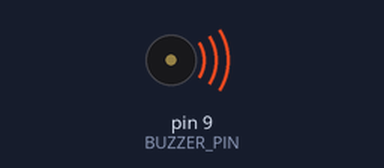
The sketch below on a simulated Arduino Uno, built with avr-gcc and run on an emulated ATmega328P. On the bench: buzzer (waves = sounding). What the sketch prints to the serial monitor is not drawn.

Above: at 0.1 s.
Timing chart, 0 to 40.0 s (numbered marks = the images above):
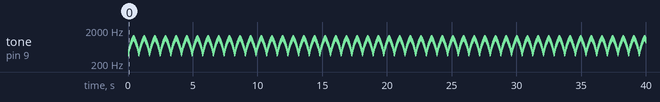

The sketch:

challenge1_sirene.ino
```cpp
// B06 Challenge 1: Polizeisirene
// Auf- und absteigende Toene erzeugen eine Sirene

const int BUZZER_PIN = 9;  // Piezo an PWM-Pin 9

// Sirenen-Parameter
const int FREQ_MIN = 400;   // Tiefste Frequenz (Hz)
const int FREQ_MAX = 1200;  // Hoechste Frequenz (Hz)
const int FREQ_STEP = 20;   // Frequenz-Schritte
const int TON_DAUER = 10;   // Dauer pro Ton (ms)

void setup() {
  pinMode(BUZZER_PIN, OUTPUT);
  Serial.begin(9600);
  Serial.println("Polizeisirene gestartet!");
  Serial.println("Reset druecken zum Stoppen");
}

void loop() {
  // Aufsteigende Frequenz
  Serial.println("Aufsteigend...");
  for (int freq = FREQ_MIN; freq <= FREQ_MAX; freq += FREQ_STEP) {
    tone(BUZZER_PIN, freq);
    delay(TON_DAUER);
  }

  // Absteigende Frequenz
  Serial.println("Absteigend...");
  for (int freq = FREQ_MAX; freq >= FREQ_MIN; freq -= FREQ_STEP) {
    tone(BUZZER_PIN, freq);
    delay(TON_DAUER);
  }
}
```

Measured:
- by itself, tone on pin 9 (BUZZER_PIN): plays 400 Hz for 0.01 s, 420 Hz for 0.01 s, 440 Hz for 0.01 s, 460 Hz for 0.01 s, 480 Hz for 0.01 s, 500 Hz for 0.01 s … (3893 notes in this stretch)
